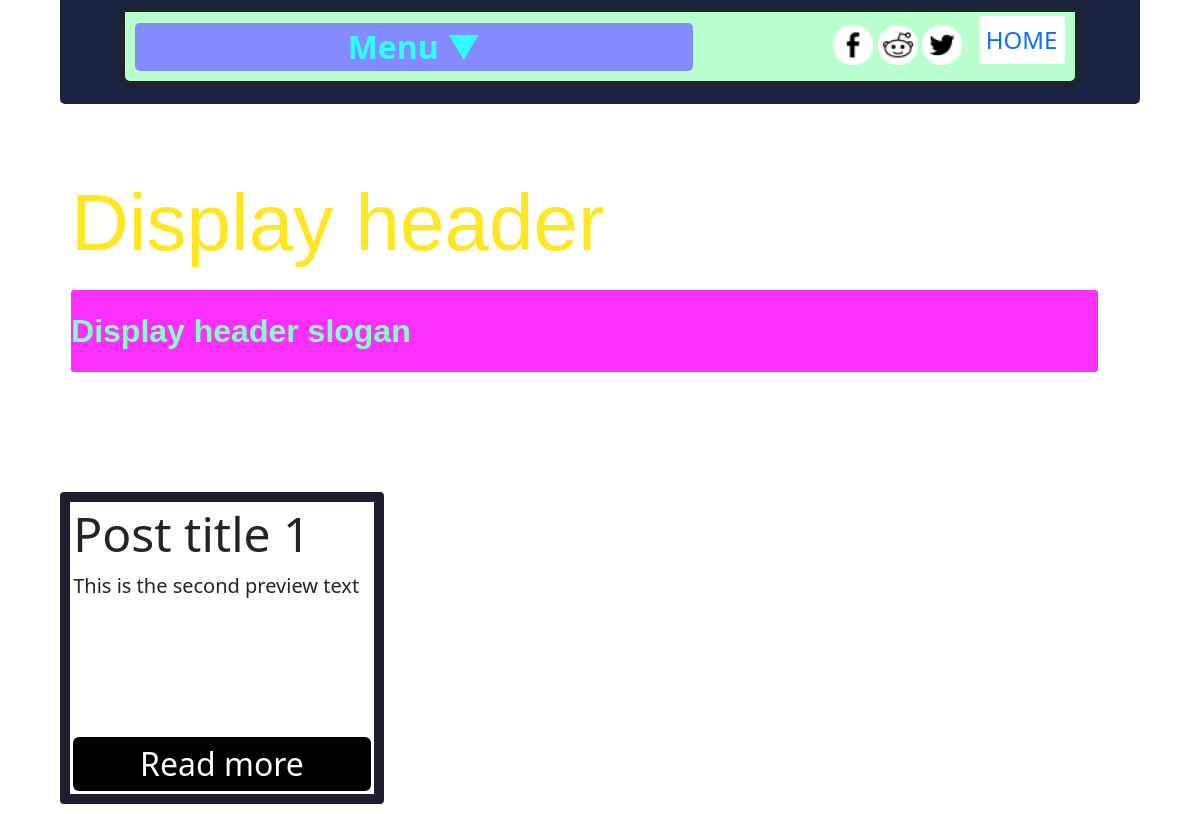
Before: /topic?topic=1 with the older database file.
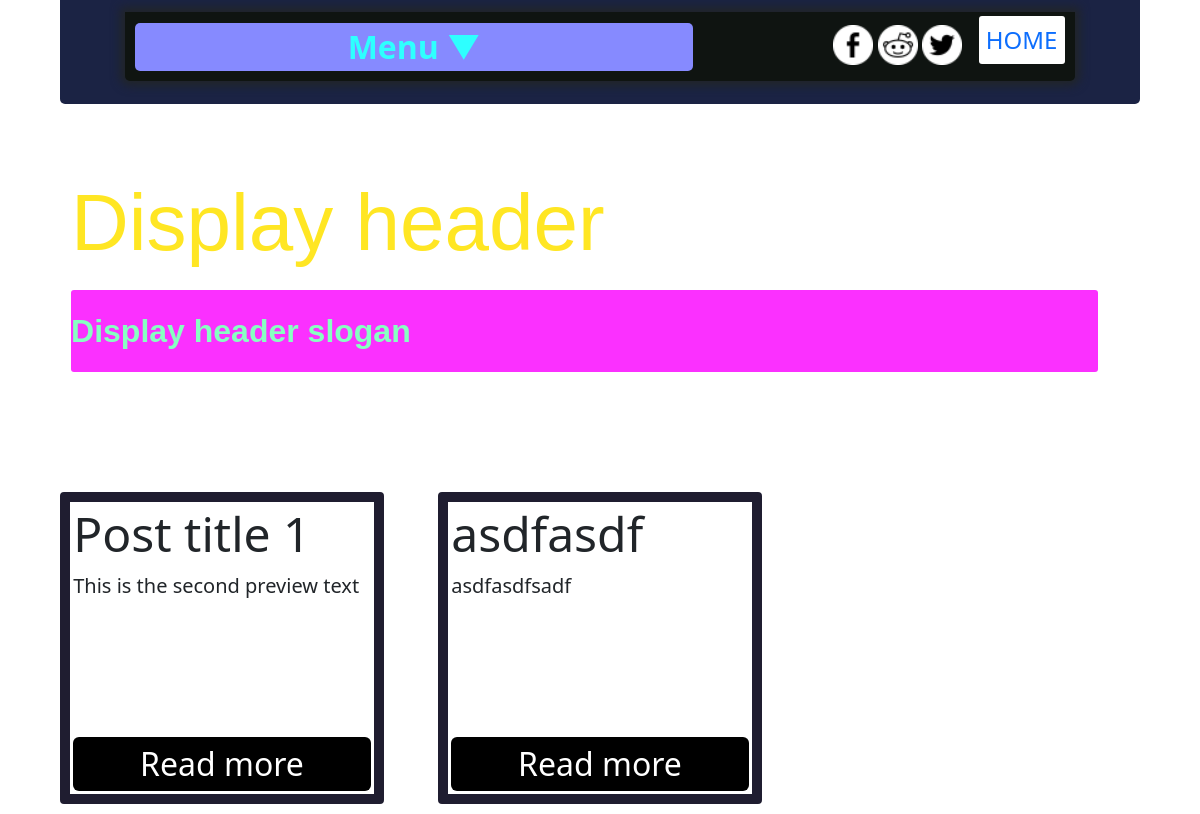
After: the same page with the newer database file.
### blog/models.py (models this page shows, shortened)
class blog_post(models.Model):
	post_id = models.AutoField(primary_key=True)
	topic = models.ForeignKey(topic, on_delete=models.CASCADE, )
	post_title = models.TextField()
	post_preview_text = models.CharField(max_length=300)
	description = models.TextField()
	created_at = models.DateTimeField(auto_now_add = True)
	updated_at = models.DateTimeField(auto_now = True)

### blog/views.py (the view)
# urls.py: path('topic', views.get_topic, name='topic'),
def get_topic(request):
	test = request.GET['topic']
	try:
		changes = blog_change.objects.get()
	except:
		print("Not working!")
	topic_item = topic.objects.all()
	get_posts = blog_post.objects.filter(topic=test)
	context = {
		'get_posts' : get_posts,
		'topic_item' : topic_item,
		'changes' : changes,
	}
	return render(request, 'html/topic.html', context)

### templates/html/topic.html
{% extends "html/template.html" %}
{% block content %}
{% load static %}
<div class='topic-container' style='background-color: {{changes.navigation_drop_down_background_color}}'>
    {% include "html/navigation.html" %}
    <div class='home-page-header'>
        <h1 style='color:{{changes.header_title_font_color}}'>{{changes.header_title}}</h1>
        <h3 class='fs-2' style="color:{{changes.header_slogan_font_color}}; text-align: left; margin-left: 1%; background-color:{{changes.header_slogan_background_color}}">{{changes.header_slogan}}</h3>
    </div>
    <div class='topic-post-item-container'>
        {% for x in get_posts %}
        <div class='topic-post-item'>
            <div class="post-preview">
                <h1 class='display-5'>{{x.post_title}} </h1>
            </div>
            <div class="post-preview{{x.post_id}}">
                <p style='min-height:150px;   overflow: hidden;
    text-overflow: ellipsis;
    display: -webkit-box;
    -webkit-line-clamp: 4;
    /* number of lines to show */
    -webkit-box-orient: vertical;' class='lead'>{{x.post_preview_text}}</p>
            </div>
            <div class="view-post-button view_post{{x.post_id}}" style='background-color: black; text-align: center; color:white;  padding:1%; border-radius:6px' id="post{{x.post_id}}"><a style='text-decoration:none; color: white; text-align:center;' href="{% url 'post' %}?post={{x.post_id}}" role="button">Read more</a></div>
        </div>
        {% endfor %}
    </div>
    {% endblock %}

Changed rows visible on the page:
changed blog_change "Display header": navigation_bar_background_color "#B9FFCE" → "#0f1411" (drawn)
added blog_post: post_title "asdfasdf", post_preview_text "asdfasdfsadf"
